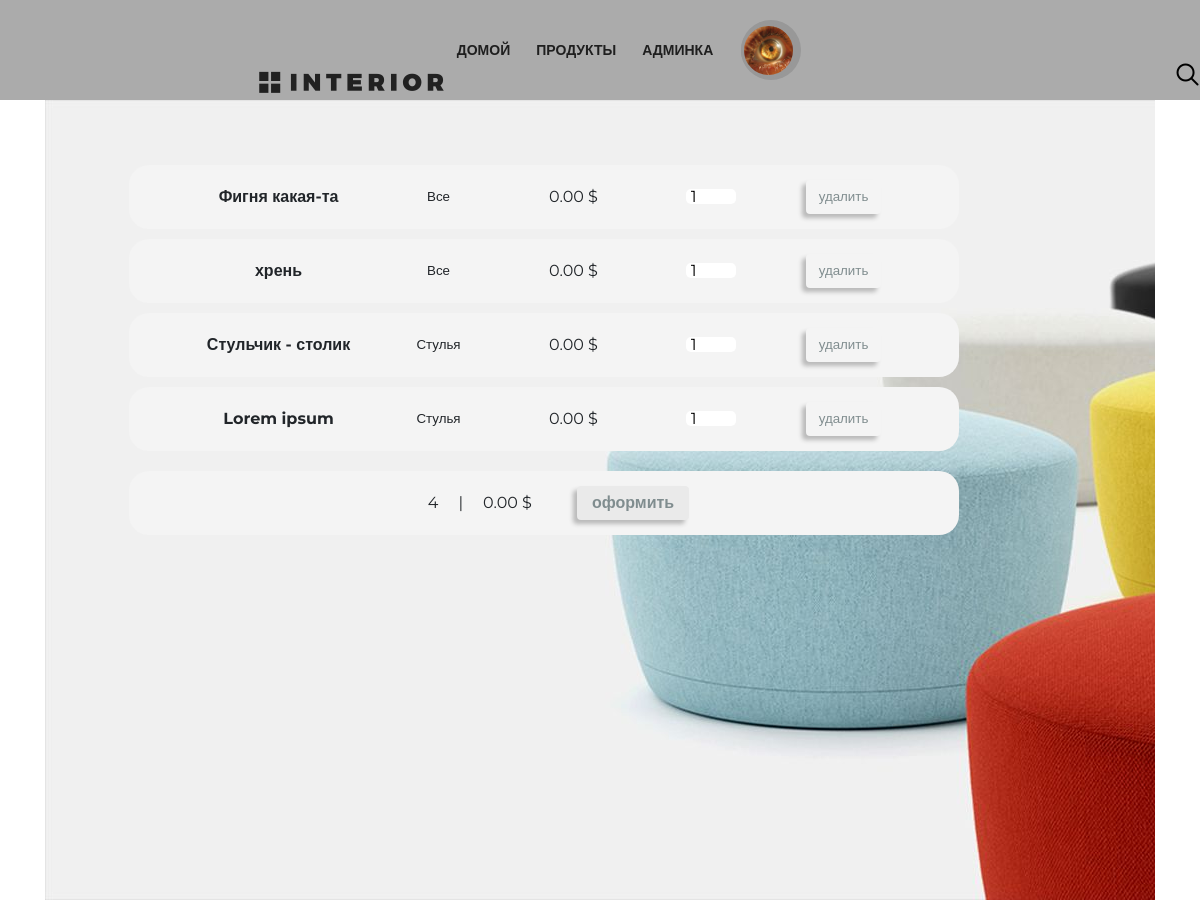
The app's page /basket/ (signed in) with its own data.
### basketapp/models.py (models this page shows, shortened)
class Basket(models.Model):
    objects = BasketQuerySet.as_manager()
    user = models.ForeignKey(settings.AUTH_USER_MODEL, on_delete=models.CASCADE, related_name='basket')
    product = models.ForeignKey(Product, on_delete=models.CASCADE)
    quantity = models.PositiveIntegerField(verbose_name='количество', default=0)
    add_datetime = models.DateTimeField(verbose_name='время', auto_now_add=True)
    @property
    def product_cost(self):
        return self.product.price * self.quantity
    @property
    def total_quantity(self):
        _items = Basket.objects.filter(user=self.user)
        _totalquantity = sum(list(map(lambda x: x.quantity, _items)))
        return _totalquantity
    @property
    def total_cost(self):
        _items = Basket.objects.filter(user=self.user)
        _totalcost = sum(list(map(lambda x: x.product_cost, _items)))
        return _totalcost

### mainapp/models.py (models this page shows, shortened)
class Product(models.Model):
    category = models.ForeignKey(ProductCategory, on_delete=models.CASCADE)
    name = models.CharField(verbose_name='имя', max_length=64, unique=True)
    description = models.TextField(verbose_name='описание', blank=True)
    is_active = models.BooleanField(verbose_name='активна', default=True)
    image = models.ImageField(upload_to='products_images', blank=True)
    short_desc = models.CharField(verbose_name='краткое описание продукта', max_length=60, blank=True)
    price = models.DecimalField(verbose_name='цена продукта', max_digits=8, decimal_places=2, default=0)
    quantity = models.PositiveIntegerField(verbose_name='количество на складе', default=0)

class ProductCategory(models.Model):
    name = models.CharField(verbose_name='имя', max_length=64, unique=True)
    description = models.TextField(verbose_name='описание', blank=True)

### authapp/models.py (models this page shows, shortened)
class User(AbstractUser):
    image = models.ImageField(upload_to='users_image', blank=True)
    age = models.PositiveIntegerField(verbose_name='возраст', default=18)
    activation_key = models.CharField(max_length=128, blank=True)
    activation_key_expires = models.DateTimeField(default=(now() + timedelta(hours=48)))

### basketapp/views.py (the view)
# urls.py: path('', basketapp.basket, name='view'),
@login_required
def basket(request):
    colors_1 = ['black', '#f4f4f4']
    colors_2 = ['#fff', '#f4f4f4']
    title = 'корзина'
    basket_items = Basket.objects.filter(user=request.user).order_by('product__category')
    content = {
        'title': title,
        'basket_items': basket_items,
        'color': colors_2,
    }
    return render(request, 'basketapp/basket.html', content)

### mainapp/context_processors.py (called while the page is built)
def basket(request):
    basket = []
    if request.user.is_authenticated:
        basket = Basket.objects.filter(user=request.user)
    return {
        'basket': basket,
    }

### basketapp/templates/basketapp/basket.html (shortened to what this page needs)
{% extends 'basketapp/base.html' %}
{% load static %}
{% block css %}
<link rel="stylesheet" href="{% static 'css/bootstrap.min.css' %}">
<link rel="stylesheet" href="{% static 'css/style.css' %}">
<link rel="stylesheet" href="{% static 'fonts/font-awesome/css/font-awesome.css' %}">
<link rel="stylesheet" href="{% static 'css/style-basket.css' %}">
{% endblock %}
{% block content %}
<div class="container">
  <div class="slider">
    {% block menu %}
    <div class="header clearfix log-hed">
      <a href="index.html" class="logo"></a>
      {% include 'mainapp/includes/inc_menu.html' %}
      <a href="#" class="search"></a>
    </div>
    {% endblock %}
    <div class="baskt">
      <div class="basket_list">
        {% include 'basketapp/includes/inc_basket_list.html' %}
      </div>
    </div>
  </div>
</div>
{% endblock %}

### basketapp/templates/basketapp/includes/inc_basket_list.html
{% load static %}
<div class="block-1" style="margin: 50px;">
  {% if basket_items %}
  <div class="bask-0">
    {% for item in basket_items %}
    <div class="basket_record">
      <span class="product_name"><b>{{ item.product.name }}</b></span><br>
      {% if item.product.category.name %}
      <span class="category_name">{{ item.product.category.name }}</span><br>
      {% else %} <span class="category_name">все</span><br>
      {% endif %}
      <span class="product_price">{{ item.product.price }} $</span><br>
      <div class="brb">
        <input class="ipt" type="number" name="{{ item.pk }}" min="0" value="{{ item.quantity }}">
        <button class="remv btn btn-round">
          <a href="{% url 'basket:remove' item.pk %}" class="">
            удалить
          </a>
        </button>
      </div>
    </div>
    {% endfor %}
  </div>
  <div class="basket_summary">
    <div class="end-itg-2">
      {{ basket_items.0.total_quantity }}
    </div>
    <div class="proble">|</div>
    <div class="end-itg-1">
      {{ basket_items.0.total_cost }} $
    </div>
    <button>
      <a href="{% url 'ordersapp:order_create' %}" class="">
        оформить
      </a>
    </button>
  </div>
  {% else %}
  <div class="empty-basket">
    корзина пуста
  </div>
  {% endif %}
</div>

### static/css/style.css (style rules this page uses)
* { margin: 0; padding: 0; }
body { font-family: 'Montserrat', sans-serif; height: 100%; }
html { top: 0; right: 0; left: 0; bottom: 0; height: 100%; }
.container { width: 1366px; margin: 0 auto; min-height: 100%; }
.slider { height: 800px; background-image: url(img/slider.jpg); padding-left: 98px; padding-right: 211px; position: relative; }
.logo { background-image: url(img/logo.png); margin-top: 63px; width: 185px; height: 22px; float: left; }
.search { display: block; width: 23px; height: 23px; background-image: url(img/search.png); position: absolute; top: 63px; left: 1176px; }
.clearfix:after { content: ""; display: block; clear: both; }
.basket_record { display: flex; align-items: center; flex-wrap: wrap; }
.clearfix { margin: 80px; }
a { text-decoration: none; }
a { color: #808d8f; text-decoration: none; }
.log-hed { display: flex; position: relative; z-index: 1; align-items: center; justify-content: center; width: 930px; position: sticky; top: 0; margin-top: 0; background-color: #f4f4f4; margin: 0 auto; }
.log-hed { position: fixed; width: 100%; left: 0; right: 0; background-color: #ababab; }
.container { min-height: 0; max-height: 100%; }

### static/css/style-basket.css (style rules this page uses)
html { display: flex; flex-direction: column; }
.baskt { display: flex; flex-direction: column; flex-wrap: wrap; border-radius: 20px; margin: 0 auto; display: flex; flex-direction: column; width: 50%; }
.basket_list { width: 50%; margin: 0 auto; margin-top: 15px; display: flex; flex-direction: column; display: flex; align-items: center; justify-content: center; }
.basket_record { margin: 10px; width: 850px; display: flex; background-color: #f4f4f4; border-radius: 20px; padding-top: 15px; padding-bottom: 15px; }
.basket_summary { padding: 15px; margin: 10px; display: flex; background-color: #f4f4f4; border-radius: 20px; align-items: center; justify-content: center; }
.ipt { width: 50px; }
.category_name { font-size: smaller; margin-right: 10px; }
.product_name, .product_price, .ipt, .probl { margin-right: 10px; }
.remv { color: rgb(255, 255, 255); font-size: smaller; size: 25px; }
.bask-0 { width: 700px; display: flex; flex-wrap: wrap; align-items: center; justify-content: center; }
a { color: #808d8f; text-decoration: none; }
button { text-decoration:none; text-align:center; padding:5px 15px; border:none; -webkit-border-radius:4px; -moz-border-radius:4px; border-radius: 4px; font-weight:bold; color:#9a9a9a; background:#eaeaea; -webkit-box-shadow:-4px 4px 4px#bababa; -moz-box-shadow: -4px 4px 4px #bababa; box-shadow:-4px 4px 4px #bababa; }
.basket_record { margin-top: 0px; }
.log-hed { display: flex; align-items: center; justify-content: center; min-width: 1000px; position: sticky; top: 0; margin-top: 0; background-color: #ababab; margin: 0 auto; }
.log-hed { display: flex; position: relative; z-index: 1; align-items: center; justify-content: center; width: 930px; position: sticky; top: 0; margin-top: 0; margin: 0 auto; }
.ipt { border: none; }
.basket_record { display: flex; align-items: center; justify-content: center; }
.product_name { width: 200px; text-align: center; }
.category_name { width: 100px; text-align: center; }
.product_price { width: 150px; text-align: center; }
.baskt { top: 0; bottom: 0; display: flex; flex-direction: column; }
.bask-0 { width: 850px; }
.brb { width: 250px; text-align: center; }
.ipt { margin-right: 50px; display: flex; }
.remv { margin-left: 20px; }
input[type=number] { padding: 5px; border-radius: 5px; }
.brb { display: flex; align-items: center; justify-content: center; }
input[type=number] { height: 15px; }
.log-hed { position: fixed; width: 100%; left: 0; right: 0; color: #f4f4f4; }
.baskt { margin-top: 100px; }
.end-itg-1 { display: flex; justify-content: center; align-items: center; margin-right: 45px; margin-left: 20px; }
.end-itg-2 { margin-right: 20px; margin-left: 30px; }
.basket_record { transition: .05s; }

### records on screen
Basket: product.name "Фигня какая-та", product.category.name "Все", product.price "0.00", quantity "1", user+quantity "4", user+product+quantity "0.00"
Basket: product.name "хрень", product.category.name "Все", product.price "0.00", quantity "1"
Basket: product.name "Стульчик - столик", product.category.name "Стулья", product.price "0.00", quantity "1"
Basket: product.name "Lorem ipsum", product.category.name "Стулья", product.price "0.00", quantity "1"
